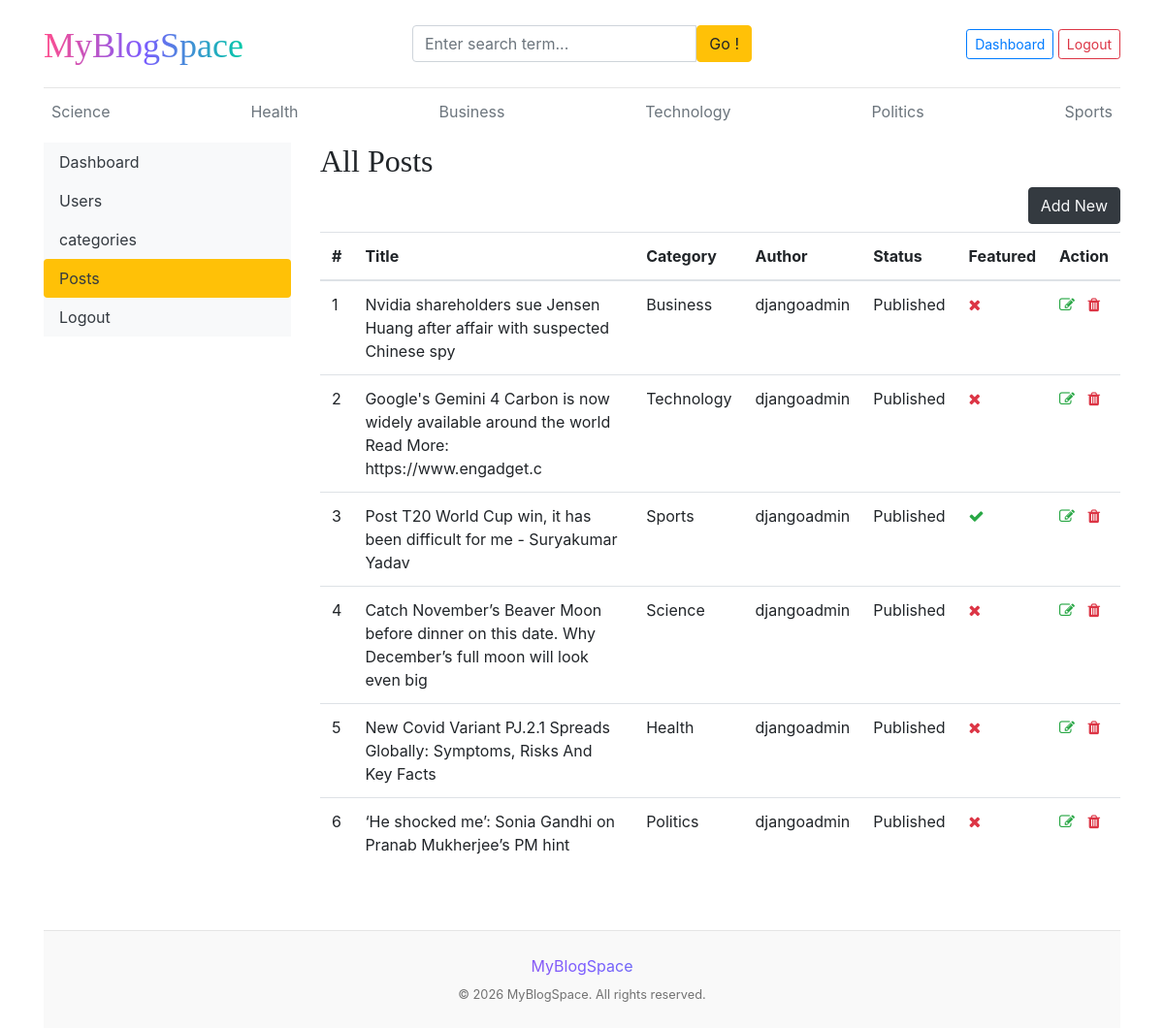
The page /dashboard/posts/ (signed in) on the database its author committed.
### blogs/models.py (models this page shows, shortened)
class Category(models.Model):
    category_name = models.CharField(max_length=50, unique=True)
    created_at = models.DateTimeField(auto_now_add=True)
    updated_at = models.DateTimeField(auto_now=True)
    class Meta:
        verbose_name_plural = 'categories'
    def __str__(self):
        return self.category_name

class Blog(models.Model):
    title = models.CharField(max_length=100)
    slug = models.SlugField(max_length=150, unique=True, blank=True)
    category = models.ForeignKey(Category, on_delete=models.CASCADE)
    author = models.ForeignKey(User, on_delete=models.CASCADE)
    featured_image = models.ImageField(upload_to='uploads/%Y/%m/%d')
    short_description = models.TextField(max_length=500)
    blog_body = models.TextField(max_length=2000)
    status = models.CharField(max_length=20, choices=STATUS_CHOICES, default="Draft")
    is_featured = models.BooleanField(default=False)
    created_at = models.DateTimeField(auto_now_add=True)
    updated_at = models.DateTimeField(auto_now=True)

### dashboards/views.py (the view)
# urls.py: path('posts/', views.posts, name='posts'),
@login_required(login_url='login')
def posts(request):
    posts = Blog.objects.all()
    context = {
        'posts':posts
    }
    return render(request, 'dashboard/posts.html', context)

### blogs/context_processors.py (called while the page is built)
def get_categories(request):
    categories = Category.objects.all()
    return dict(categories=categories)

def get_social_links(request):
    social_links = SocialLink.objects.all()
    return dict(social_links = social_links)

### templates/dashboard/posts.html (shortened to what this page needs)
{% extends 'base.html' %}
{% block content %}
<div class="row">
    {% include 'dashboard/sidebar.html' %}
    <div class="col-md-9">
        <h2>All Posts</h2>
        <a href="{% url 'add_post' %}" class="btn btn-dark text-light float-right mb-2">Add New</a>
        <table class="table table-hover">
            <thead>
              <tr>
                <th>#</th>
                <th>Title</th>
                <th>Category</th>
                <th>Author</th>
                <th>Status</th>
                <th>Featured</th>
                <th>Action</th>
              </tr>
            </thead>
            <tbody>
            {% for post in posts %}
              <tr>
                <td>{{ forloop.counter }}</td>
                <td>{{ post.title }}</td>
                <td>{{ post.category }}</td>
                <td>{{ post.author }}</td>
                <td>{{ post.status }}</td>
                <td>{% if post.is_featured %}<i class="fa fa-check text-success"></i>{% else %}<i class="fa fa-times text-danger"></i>{% endif %}</td>
                <td>
                    <a href="{% url 'edit_post' post.id %}"><i class="fa fa-edit text-success"></i></a>
                    <a href="{% url 'delete_post' post.id %}"><i class="fa fa-trash text-danger"></i></a>
                </td>
              </tr>
            {% endfor %}
            </tbody>
          </table>
    </div>
</div>
{% endblock %}

### templates/base.html (shortened to what this page needs)
 {% load static %}
 <!DOCTYPE html>
<html lang="en">
<head>
    <link href="https://getbootstrap.com/docs/4.0/dist/css/bootstrap.min.css" rel="stylesheet">
    <link rel="stylesheet" href="https://cdnjs.cloudflare.com/ajax/libs/font-awesome/4.7.0/css/font-awesome.min.css">
    <link href="{% static 'css/blog.css' %}" rel="stylesheet">
  </head>
<body>
    <div class="container">
      <header class="blog-header py-3">
        <div class="row flex-nowrap justify-content-between align-items-center">
          <div class="col-4 pt-1">
            <a class="blog-header-logo text-decoration-none fw-bold fs-2" href="/"
              style="background: linear-gradient(90deg, #ff4d8d, #7b5cff, #00c9a7);
               -webkit-background-clip: text;
               -webkit-text-fill-color: transparent;">
              MyBlogSpace
            </a>
          </div>
          <div class="col-4">
            <form action="{% url 'search' %}" method="GET">
              <div class="input-group">
                <input class="form-control" type="text" name="keyword" placeholder="Enter search term..." aria-label="Enter search" >
                <button class="btn btn-warning" id="button-search" type="submit">Go !</button>
              </div>
            </form>
          </div>
          <div class="col-4 d-flex justify-content-end align-items-center">
            {% if not user.is_authenticated %}
            <a class="btn btn-sm btn-warning" href="{% url 'login' %}">Login</a> &nbsp;
            <a class="btn btn-sm btn-outline-secondary" href="{% url 'register' %}">Register</a>
            {% else %}
            <span><a href="{% url 'dashboard' %}" class="btn btn-sm btn-outline-primary">Dashboard</a></span>
            <span><a href="{% url 'logout' %}" class="btn btn-sm btn-outline-danger">Logout</a></span>
            {% endif %}
          </div>
        </div>
      </header>
      <div class="nav-scroller py-1 mb-2">
        <nav class="nav d-flex justify-content-between">
          {% for cat in categories %}
          <a class="p-2 text-muted" href="{% url 'posts_by_category' cat.id %}">{{cat.category_name}}</a>
          {% endfor %}
        </nav>
      </div>
{% block content %}
{% endblock %}
  <footer class="blog-footer text-center py-4 mt-5">
  <p class="text-decoration-none fw-bold fs-2 m-0"
     style="background: linear-gradient(90deg, #ff4d8d, #7b5cff, #00c9a7);
     -webkit-background-clip: text;
     -webkit-text-fill-color: transparent;">
     MyBlogSpace
  </p>
  <p class="text-white-50 small mt-2 mb-0">
    © <span id="year"></span> MyBlogSpace. All rights reserved.
  </p>
</footer>
</body>
</html>

### blog_main/static/css/blog.css (style rules this page uses)
.blog-header { border-bottom: 1px solid #e5e5e5; }
.blog-header-logo { font-family: "Playfair Display", Georgia, "Times New Roman", serif; font-size: 2.25rem; }
h1, h2, h3, h4, h5, h6 { font-family: "Playfair Display", Georgia, "Times New Roman", serif; }
.blog-footer { padding: 2.5rem 0; color: #727272; text-align: center; background-color: #f9f9f9; border-top: .05rem solid #e5e5e5; }
.blog-footer p:last-child { margin-bottom: 0; }

### rows shown on the page
Category: category_name "Science"
Category: category_name "Health"
Category: category_name "Business"
Category: category_name "Technology"
Category: category_name "Politics"
Category: category_name "Sports"
Blog: title "Nvidia shareholders sue Jensen Huang after affair with suspected Chinese spy", category "Business", author "djangoadmin", status "Published", is_featured False (drawn)
Blog: title "Google's Gemini 4 Carbon is now widely available around the world Read More: https://www.engadget.c", category "Technology", author "djangoadmin", status "Published", is_featured False (drawn)
Blog: title "Post T20 World Cup win, it has been difficult for me - Suryakumar Yadav", category "Sports", author "djangoadmin", status "Published", is_featured True (drawn)
Blog: title "Catch November’s Beaver Moon before dinner on this date. Why December’s full moon will look even big", category "Science", author "djangoadmin", status "Published", is_featured False (drawn)
Blog: title "New Covid Variant PJ.2.1 Spreads Globally: Symptoms, Risks And Key Facts", category "Health", author "djangoadmin", status "Published", is_featured False (drawn)
Blog: title "‘He shocked me’: Sonia Gandhi on Pranab Mukherjee’s PM hint", category "Politics", author "djangoadmin", status "Published", is_featured False (drawn)
